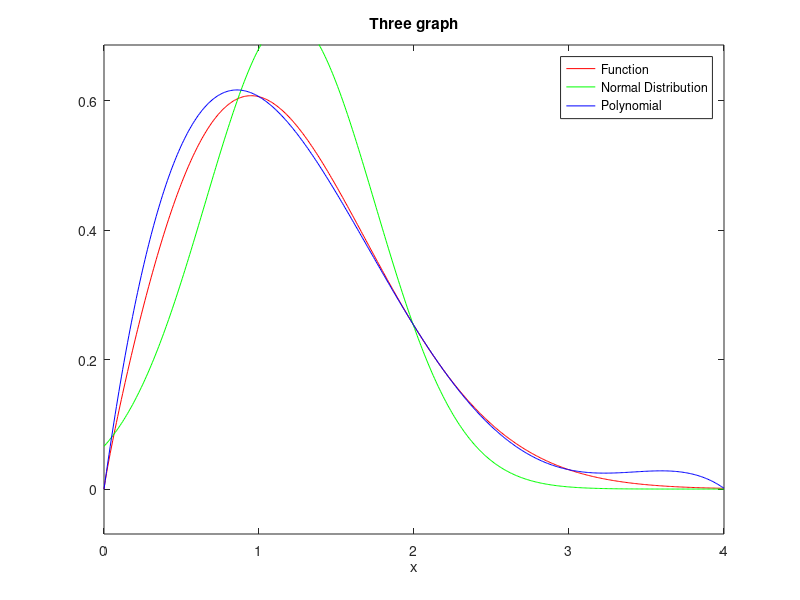

Here is the MATLAB script that generated this plot: (Note: this script raises an error after producing the figure.)
clear all; close all;


% f: target function, which we want to integrate
f=@(x) x.^0.9.*exp(-x.^2/2);

pu=@(x) 1/4;
% p_n: normal distribution for samples
sigma2 = 0.3;
mu = 1.2;
pn=@(x) exp(-(mu-x).^2/(2*sigma2))/sqrt(2*pi*sigma2);


% p_p: polynomial fit of the target function
 px=0:4;
 py=px.^0.9.*exp(-px.^2/2);
 p=polyfit(px,py,4);
 pp=@(x) polyval(p,x);
 
% plot the function graphs:
% pu is a constant line, pn is not so like the f,and pp is most the same
% with f
h1=ezplot(f,[0 4]);
set(h1,'color','r') 
hold on
h2=ezplot(pn,[0 4]);
set(h2,'color','g') 
h3=ezplot(pp,[0 4]);
set(h3,'color','b') 
legend('Function','Normal Distribution','Polynomial'); 
title('Three graph');


% Plot results of GenSamples()
% Hint: 0.8 is a reasonable value for the max parameter of GenSamples
[s] = GenSamples(200, pn,1);
figure()
ezplot(pn,[0 4]);
hold on
scatter(s(:,1),s(:,2))
title('Normal Distribution');
[s2] = GenSamples(200, pp,1);
figure()
ezplot(pp,[0 4]);
hold on
scatter(s2(:,1),s2(:,2))
title('Polynomial');


%Integrate f using the three dierent distributions
maximumSamples = 500;
id = zeros(maximumSamples, 1);
norm = zeros(maximumSamples, 1);
poly = zeros(maximumSamples, 1);

h = waitbar(0, 'Please wait...');
for i = 1:1:maximumSamples
    samples=4*rand(i,1);
    id(i) =Integrate(f,pu,samples);
	norm(i) =Integrate(f,pn,samples);
    poly(i) =Integrate(f,pp,samples);
    waitbar(i/maximumSamples, h);
end
close(h)

%plot results
figure()
h1=plot(id);
set(h1,'color','r') 
hold on
h3=plot(poly);
set(h3,'color','b') 
legend('Uniform Distribution','Polynomial'); 
title('Two distributions');
figure()
h2=plot(norm);
title('Normal Distribution')


% The Normal Distribution is totally different from another two, may be
% because the normal function might quite differ from the function. 